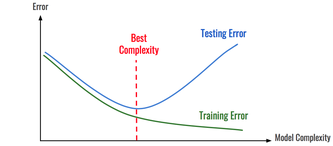
#> input picture W06D4/images/overfitting_training.png, 333 x 146 px, shrunk from 1067 x 467 before the run
$ jupyter execute --allow-errors W05D4.ipynb
#> lines starting #> are read from the running program, lines starting #| are printed output that depends on the picture
# Training and Evaluation - W05D4

## Overview
- Training models
    - Overfitting
    - Train-test split
    - Sampling bias
    - Cross-validation
    - Hyperparameter tuning
        - Grid search
- Model evaluation
    - Regression
    - Classification

[cell 1]
import pandas as pd
import numpy as np
import seaborn as sns; sns.set(style='darkgrid', context='talk')
import matplotlib.pyplot as plt
from PIL import Image


# Suppress some warnings that sklearn is returning when a model doesn't perform well
from warnings import simplefilter
from sklearn.exceptions import ConvergenceWarning
simplefilter("ignore", category=ConvergenceWarning)

---
# Training models

## Overfitting

#### Intuition
- Imagine studying for an exam using a set of practice questions
- If you do well on the practice questions, are you guaranteed to do well on the real exam?
- Goal is to *learn the underlying concepts* rather than *memorize the questions/answers*
- This is called **generalization**

#### Theory

[cell 2]
Image.open("./images/overfitting_training.png")

<!--  -->

- Data has two components components: signal (pattern) + noise
- Example: predicting house prices from # of bedrooms, area, age, etc.
    - Signal: degree to which these features influence the price
    - Noise: random variation, or variation due to unknown features
- Goal of machine learning: model the pattern, ignore the noise
- When the model is fitting (trying to predict) the noise, we say that it is overfitting
- Overfitting is undesirable, because the noise is random and therefore won’t be the same on new data seen out in the real world
- Fitting noise is like relying on random coincidences in the dataset
- **Why** does overfitting happen? Model has too many degrees of freedom (complexity). In the extreme, a complex enough model can simply memorize the data (signal + noise) rather than learn the underlying concepts (signal).

[cell 3]
Image.open("./images/overfitting_training.png")

## Test/train split

#### Intuition
- If you were studying from practice exams, what would you do to get an idea of how you will perform on the real one?
- Idea:
    1. Learn from some practice exams that you do again and again (training data)
    2. Write a *new* practice exam that you left to the side (test data)
- This strategy will give you an idea of how well you will generalize

#### Theory
- With more powerful models, we can always arbitrarily fit the training data better and better (lower training error)
- What we're actually trying to achieve is good performance on **new data that our model was never trained on**
- We can train our model on just a subset of our whole dataset (**train set**) and evaluate its performance on the rest (**test set**)

<!--  -->

[cell 4]
Image.open("./images/test_set.png")
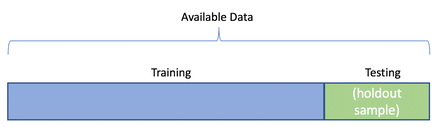
#> input picture W06D4/images/test_set.png, 436 x 127 px, shrunk from 1396 x 407 before the run

### Train/test split example

#> (a cell that did not finish here is left out)

#> (a cell that did not finish here is left out)

[cell 7]
# Make train/test split
# Let's use 70% of the data for training and evaluate on the remaining 30%
train_ratio = 0.7

#> (the rest of this cell did not finish here and is left out)

[cell 8]
# In practice, we can just use sklearn's convenience function for making the above split instead
from sklearn.model_selection import train_test_split

#> (the rest of this cell did not finish here and is left out)

[cell 9]
# Train our model
from sklearn.linear_model import LinearRegression

reg = LinearRegression()
#> (the rest of this cell did not finish here and is left out)

[cell 10]
# Check performance on train and test set
from sklearn.metrics import r2_score

#> (the rest of this cell did not finish here and is left out)

#### Debrief
The test set performance is actually *higher* than on the train set. Our model isn't overfitting! Maybe it's underfitting?
Perhaps we can use a more complex model and get even better performance on the test set. Let's try polynomial regression.

[cell 11]
from sklearn.preprocessing import PolynomialFeatures

# Create polynomial feature set and train model
#> (the rest of this cell did not finish here and is left out)

#### Debrief
Our more complex second-order polynomial regression model performed even better on the test set.
Our model might be overfitting, but we are not sure yet.
Let's bump up the complexity one more time and try third-order polynomial regression.

#> (a cell that did not finish here is left out)

#### Debrief
Our even more complex third-order polynomial regression model did horribly on the test set. Notice that it overfit the training set completly (perfect prediction). This can always happen in linear regression when we have more features than data points (which is the case here).

#> (a cell that did not finish here is left out)

## Sampling bias

#### Intuition
- Imagine you learned from some practice exams (training data) and evaluated on a new one (test data)
- What if a new professor is teaching the course? Is our strategy still going to tell us what mark to expect on the real exam?
- This is called **sampling bias**. Our data (both training and evaluation, in this case) come from a *different distribution* (old professor question style) from our the data we actually care about performing well on (new professor question style)

#### Theory
- In machine learning, remember that the model just learns patterns in the data you give it
- What if our dataset isn't representative of the type of data we want our model to handle afterwards?
- Most machine learning models fail dramatically for **out of distribution** data that is very different from what we've trained on

<!--
import numpy as np
plt.figure(figsize=(16, 8))
noise = np.random.normal(scale=0.07, size=1000)
x = np.linspace(1, 10, 1000)
y = np.log(x)
samples = y[400:600] + noise[400:600]
plt.plot(x, y, label='true distribution')
plt.scatter(x[400:600], samples, color='r', alpha=0.5, s=20, label='data')
plt.plot(x, x * 1/x[500] + (y[500] - 1), label='model')
plt.xlabel('x')
plt.ylabel('y')
plt.legend()
plt.savefig('images/sampling_bias.png', dpi=200)
plt.show()
-->


[cell 14]
Image.open("./images/sampling_bias.png")
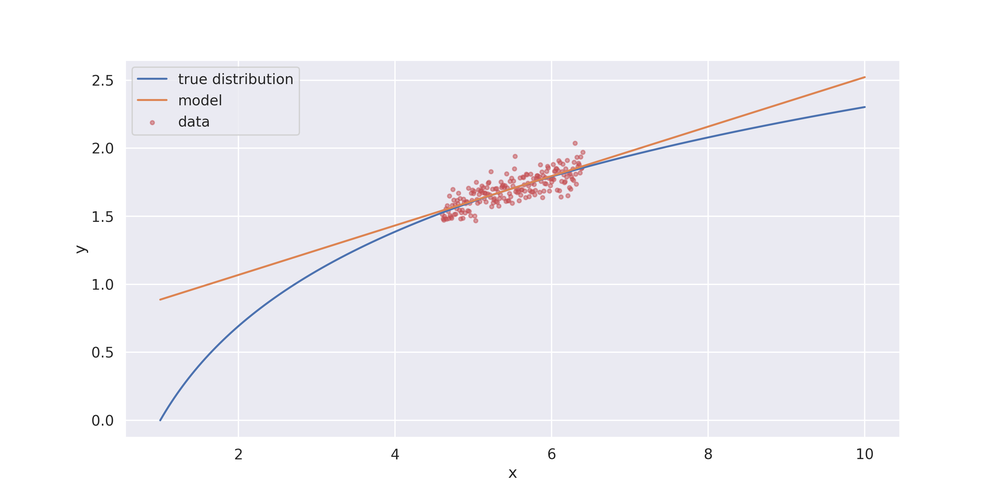
#> input picture W06D4/images/sampling_bias.png, 1000 x 500 px, shrunk from 3200 x 1600 before the run

### Activity
Think of a **dataset** and machine learning **task** where:
- Our data was collected within a certain distribution (e.g. house prices in Toronto)
- We evaluate it on out of distribution data where it would fail (e.g. house prices in Tokyo)

Essentially **all** datasets are biased one way or another. Train yourself to think of different ways
that they could be biased and different reasons why. Understanding the conditions under which your model
will work and fail is essential when deploying it in the real world.

*Try and think creatively about real scenarios where the dataset would be biased because of where it came from!
(e.g. don't just say it only had house prices from Toronto, give a realistic explanation for why that might happen)*

<!--
- Old dataset from another decade
- One data-source (e.g. Creg's list). Very common problem which will cause bias from multiple sources. Instagram selfie example from ModiFace
- Different data processing (e.g. you forget to standardize the new data coming in like you did with your training data)
- Different data formats or devices. For images, different cameras. For audio, different microphones. For text, different writing medium
- Dataset too small (most common problem, since statistically small dataset is bound to be biased). Problem gets worse the more features we have
-->

## Cross-validation
- We wish to evaluate our model on a dataset with little sampling bias, so that we know how it will perform in the real world
- Smaller datasets are far more likely to suffer from sampling bias
- This creates a conflict:
    - We want to have a big test set to get a realistic estimate of our model's performance without sampling bias
    - We want to have a big training set so that our model can learn without sampling bias
- How can we reconcile these goals?
- **One answer:** cross-validation. Even if any single fold suffers from sampling bias, at least we are averaging the results from many

<!--  -->

[cell 15]
#K-fold cross validation
Image.open("./images/cross_validation.png")
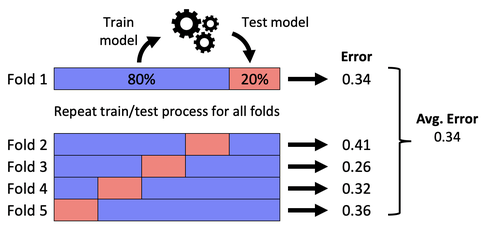
#> input picture W06D4/images/cross_validation.png, 486 x 230 px, shrunk from 1554 x 736 before the run
